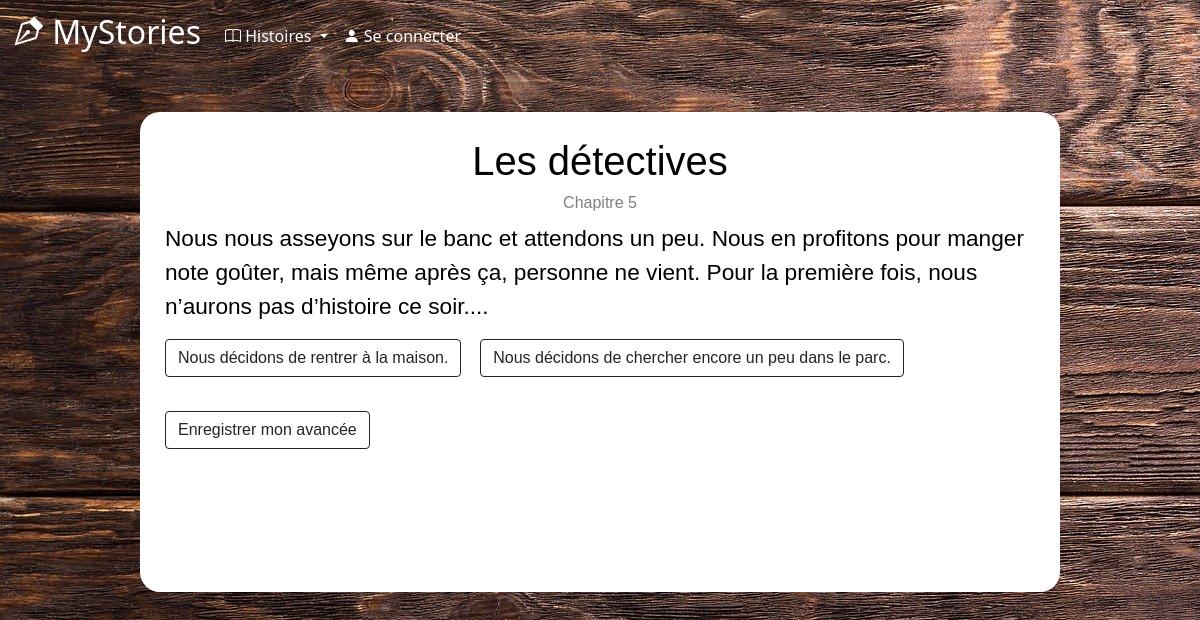
Page /chapter.php?story_id=1&chapter_num=5&choice_num=1 on the committed database.
### tables this page shows
CREATE TABLE `stories` (
  `id_story` int(11) NOT NULL,
  `title` varchar(50) DEFAULT NULL,
  `author` varchar(30) DEFAULT NULL,
  `nbChapters` int(11) DEFAULT NULL,
  `finished` tinyint(1) DEFAULT NULL,
  `date` date DEFAULT NULL,
  `hide` tinyint(1) NOT NULL,
  `summary` mediumtext NOT NULL,
  `nbrPoints` int(11) DEFAULT NULL
);

CREATE TABLE `chapters` (
  `id_chapter` int(11) NOT NULL,
  `id_story` int(11) NOT NULL,
  `numChapter` int(11) NOT NULL,
  `chapterContent` longtext NOT NULL,
  `choice1` mediumtext DEFAULT NULL,
  `choice2` mediumtext DEFAULT NULL,
  `choice3` mediumtext DEFAULT NULL
);

### chapter.php (the view, shortened to what this page needs)
<?php include("includes/header.php") ?>
<?php include("includes/connect.php") ?>
<main>
    <div id=backgroundConnexion>
    <?php
        $requete = "SELECT * FROM stories WHERE id_story = :id";
        $req = $bdd->prepare($requete);
        $req->execute(array('id' => $_GET['story_id']));
        $histoire = $req->fetch();
    ?>
        <h1 id="centre"><?php echo $histoire['title']; ?></h2>
        <h6 id="donneesHistoire">Chapitre <?= $_GET['chapter_num']?></h6>
        <?php
        $requete = "SELECT * FROM chapters WHERE id_story = :id AND numChapter = :chap";
        $req = $bdd->prepare($requete);
        $req->execute(array(
            'id' => $_GET['story_id'],
            'chap'=> $_GET['chapter_num']
        ));
        $chapter = $req->fetch();
        ?>
        <div>
            <p>
                <?= $chapter['chapterContent']?>
            </p>
        </div>
        <div>
            <?php
            if(!empty($chapter['choice1'])){
                $requete2 = "SELECT * FROM links WHERE id_story = :id AND Previous_Chapter = :previous_chap AND Previous_Choice = :previous_choice ";
                $req2 = $bdd->prepare($requete2);
                $req2->execute(array(
                    'id' => $_GET['story_id'],
                    'previous_chap'=> $_GET['chapter_num'],
                    'previous_choice'=> 1
                ));
                $choix1 = $req2->fetch();
                ?>
                <a class="btn btn-outline-dark" href="chapter.php?story_id=<?= $choix1['id_story']?>&chapter_num=<?= $choix1['Chapter']?>&choice_num=1" role="button"><?= $chapter['choice1']?></a>
                <?php
            }
            if(!empty($chapter['choice2'])){
                $requete3 = "SELECT * FROM links WHERE id_story = :id AND Previous_Chapter = :previous_chap AND Previous_Choice = :previous_choice ";
                $req3 = $bdd->prepare($requete3);
                $req3->execute(array(
                    'id' => $_GET['story_id'],
                    'previous_chap'=> $_GET['chapter_num'],
                    'previous_choice'=> 2
                ));
                $choix2 = $req3->fetch();
                ?>
                <a class="btn btn-outline-dark" href="chapter.php?story_id=<?= $choix2['id_story']?>&chapter_num=<?= $choix2['Chapter']?>&choice_num=2" role="button"><?= $chapter['choice2']?></a>
                <?php
            }
                ?>
        </div>
        <br/>
        <div>
            <a class="btn btn-outline-dark" href="advancement.php?story_id=<?= $_GET['story_id']?>&chapter_num=<?= $_GET['chapter_num']?>" role="button">Enregistrer mon avancée</a>
        </div>
    </div>
</main>
</body>
</html>

### style.css (style rules this page uses)
.accueil { background-image: url("images/fondBois.jpg"); }
body { background-color: black; color: white; }
main { margin: 20px 10%; color: black; padding: 20px; position: relative; background-size: cover; background-attachment: fixed; width: 80vw; font-size: 0.6cm; font-family: 'Trebuchet MS', 'Lucida Sans Unicode', 'Lucida Grande', 'Lucida Sans', Arial, sans-serif; }
#backgroundConnexion { position: relative; top: 0; left: 0; min-height: 60vh; background: white; border-radius: 20px; padding: 25px; z-index: 1; }
#centre { display: flex; justify-content: center; }
#donneesHistoire { color: grey; text-align: center; }

### rows in the picture
stories: title "Les détectives"
chapters: chapterContent "Nous nous asseyons sur le banc et attendons un peu. Nous en profitons pour manger note goûter, mais même après ça, personne ne vient. Pour la première fois, nous n’aurons pas d’histoire ce soir....", choice1 "Nous décidons de rentrer à la maison.", choice2 "Nous décidons de chercher encore un peu dans le parc."

### other values in the picture
$_GET['chapter_num'] "5"
